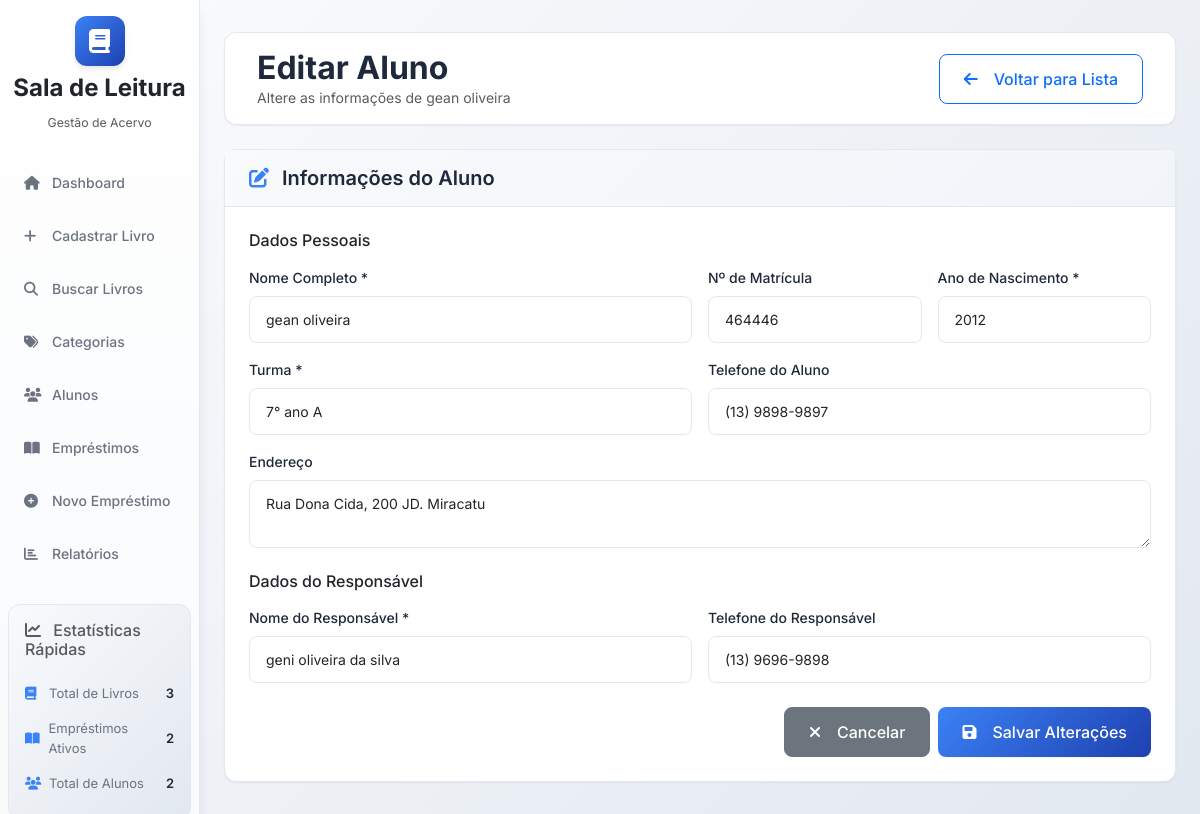
/students/387def0e-86f7-4c82-86a2-91473ff27bb5/edit, run on the app's committed database.
### database/models.py (models this page shows, shortened)
class Student(db.Model):
    __tablename__ = 'students'
    id = db.Column(db.String(36), primary_key=True, default=generate_uuid)
    name = db.Column(db.String(200), nullable=False)
    class_room = db.Column(db.String(50), nullable=False)
    birth_year = db.Column(db.Integer, nullable=False)
    phone = db.Column(db.String(20))
    address = db.Column(db.Text)
    guardian_name = db.Column(db.String(200), nullable=False)
    guardian_phone = db.Column(db.String(20))
    registration_number = db.Column(db.String(50), unique=True)
    active = db.Column(db.Boolean, default=True)
    created_date = db.Column(db.DateTime, default=datetime.utcnow)
    updated_date = db.Column(db.DateTime, default=datetime.utcnow, onupdate=datetime.utcnow)
    loans = db.relationship('Loan', backref='student', lazy=True)

### app.py (the view, shortened to what this page needs)
    @app.route('/students/<student_id>/edit', methods=['GET', 'POST'])
    def edit_student(student_id):
        student = Student.query.get_or_404(student_id)
        return render_template('students/edit_student.html', student=student)

### templates/students/edit_student.html (shortened to what this page needs)
{% extends "base.html" %}
{% set current_year = 2025 %}
{% block content %}
<div class="main-header d-flex justify-content-between align-items-center py-3 mb-4">
    <div>
        <h1 class="h2 mb-0">Editar Aluno</h1>
        <p class="text-muted mb-0">Altere as informações de {{ student.name }}</p>
    </div>
    <a href="{{ url_for('students') }}" class="btn btn-outline-primary">
        <i class="fas fa-arrow-left me-2"></i>
        Voltar para Lista
    </a>
</div>
<div class="card fade-in">
    <div class="card-header">
        <h5 class="mb-0">
            <i class="fas fa-edit text-primary me-2"></i>
            Informações do Aluno
        </h5>
    </div>
    <div class="card-body">
        <form method="POST">
            <h6 class="mb-3">Dados Pessoais</h6>
            <div class="row g-3 mb-4">
                <div class="col-md-6">
                    <label for="name" class="form-label">Nome Completo *</label>
                    <input type="text" class="form-control" name="name" required
                           value="{{ student.name }}">
                </div>
                <div class="col-md-3">
                    <label for="registration_number" class="form-label">Nº de Matrícula</label>
                    <input type="text" class="form-control" name="registration_number"
                           value="{{ student.registration_number or '' }}">
                </div>
                <div class="col-md-3">
                    <label for="birth_year" class="form-label">Ano de Nascimento *</label>
                    <input type="number" class="form-control" name="birth_year" required
                           min="1900" max="{{ current_year }}" value="{{ student.birth_year }}">
                </div>
                <div class="col-md-6">
                    <label for="class_room" class="form-label">Turma *</label>
                    <input type="text" class="form-control" name="class_room" required
                           value="{{ student.class_room }}">
                </div>
                <div class="col-md-6">
                    <label for="phone" class="form-label">Telefone do Aluno</label>
                    <input type="tel" class="form-control" name="phone"
                           value="{{ student.phone or '' }}">
                </div>
                <div class="col-12">
                    <label for="address" class="form-label">Endereço</label>
                    <textarea class="form-control" name="address" rows="2"
                              placeholder="Rua, número, bairro...">{{ student.address or '' }}</textarea>
                </div>
            </div>
            <h6 class="mb-3">Dados do Responsável</h6>
            <div class="row g-3">
                <div class="col-md-6">
                    <label for="guardian_name" class="form-label">Nome do Responsável *</label>
                    <input type="text" class="form-control" name="guardian_name" required
                           value="{{ student.guardian_name }}">
                </div>
                <div class="col-md-6">
                    <label for="guardian_phone" class="form-label">Telefone do Responsável</label>
                    <input type="tel" class="form-control" name="guardian_phone"
                           value="{{ student.guardian_phone or '' }}">
                </div>
            </div>
            <div class="mt-4 d-flex justify-content-end gap-2">
                <a href="{{ url_for('students') }}" class="btn btn-secondary">
                    <i class="fas fa-times me-2"></i>
                    Cancelar
                </a>
                <button type="submit" class="btn btn-primary">
                    <i class="fas fa-save me-2"></i>
                    Salvar Alterações
                </button>
            </div>
        </form>
    </div>
</div>
{% endblock %}

### static/css/style.css (style rules this page uses)
:root { --primary-color: #3b82f6; --secondary-color: #6b7280; --success-color: #10b981; --warning-color: #f59e0b; --danger-color: #ef4444; --info-color: #06b6d4; --light-color: #f8fafc; --dark-color: #1e293b; --border-color: #e2e8f0; --shadow-sm: 0 1px 2px 0 rgba(0, 0, 0, 0.05); --shadow-md: 0 4px 6px -1px rgba(0, 0, 0, 0.1); --shadow-lg: 0 10px 15px -3px rgba(0, 0, 0, 0.1); }
* { margin: 0; padding: 0; box-sizing: border-box; }
body { font-family: 'Inter', sans-serif; font-size: 14px; line-height: 1.5; color: var(--dark-color); background: linear-gradient(135deg, #f8fafc 0%, #e2e8f0 100%); min-height: 100vh; }
.main-header { background: white; border-radius: 12px; padding: 2rem; margin-bottom: 2rem; box-shadow: var(--shadow-sm); border: 1px solid var(--border-color); }
.main-header h1 { color: var(--dark-color); font-weight: 700; margin-bottom: 0.5rem; }
.card { border: 1px solid var(--border-color); border-radius: 12px; box-shadow: var(--shadow-sm); background: white; transition: all 0.2s ease; }
.card-header { background: linear-gradient(135deg, #f8fafc 0%, #f1f5f9 100%); border-bottom: 1px solid var(--border-color); padding: 1rem 1.5rem; border-radius: 12px 12px 0 0; }
.card-header h5 { font-weight: 600; color: var(--dark-color); margin: 0; }
.card-body { padding: 1.5rem; }
.form-control { border: 1px solid var(--border-color); border-radius: 8px; padding: 0.75rem 1rem; font-size: 14px; transition: all 0.2s ease; }
.form-label { font-weight: 500; color: var(--dark-color); margin-bottom: 0.5rem; }
.btn { border-radius: 8px; font-weight: 500; padding: 0.75rem 1.5rem; transition: all 0.2s ease; display: inline-flex; align-items: center; gap: 0.5rem; }
.btn-primary { background: linear-gradient(135deg, var(--primary-color) 0%, #1e40af 100%); border: none; color: white; box-shadow: var(--shadow-sm); }
.fade-in { animation: fadeIn 0.6s ease-out; }
.text-primary { color: var(--primary-color) !important; }

### data on the page
Student: name "gean oliveira", registration_number "464446", birth_year "2012", class_room "7° ano A", phone "(13) 9898-9897", address "Rua Dona Cida, 200 JD. Miracatu", guardian_name "geni oliveira da silva", guardian_phone "(13) 9696-9898"
